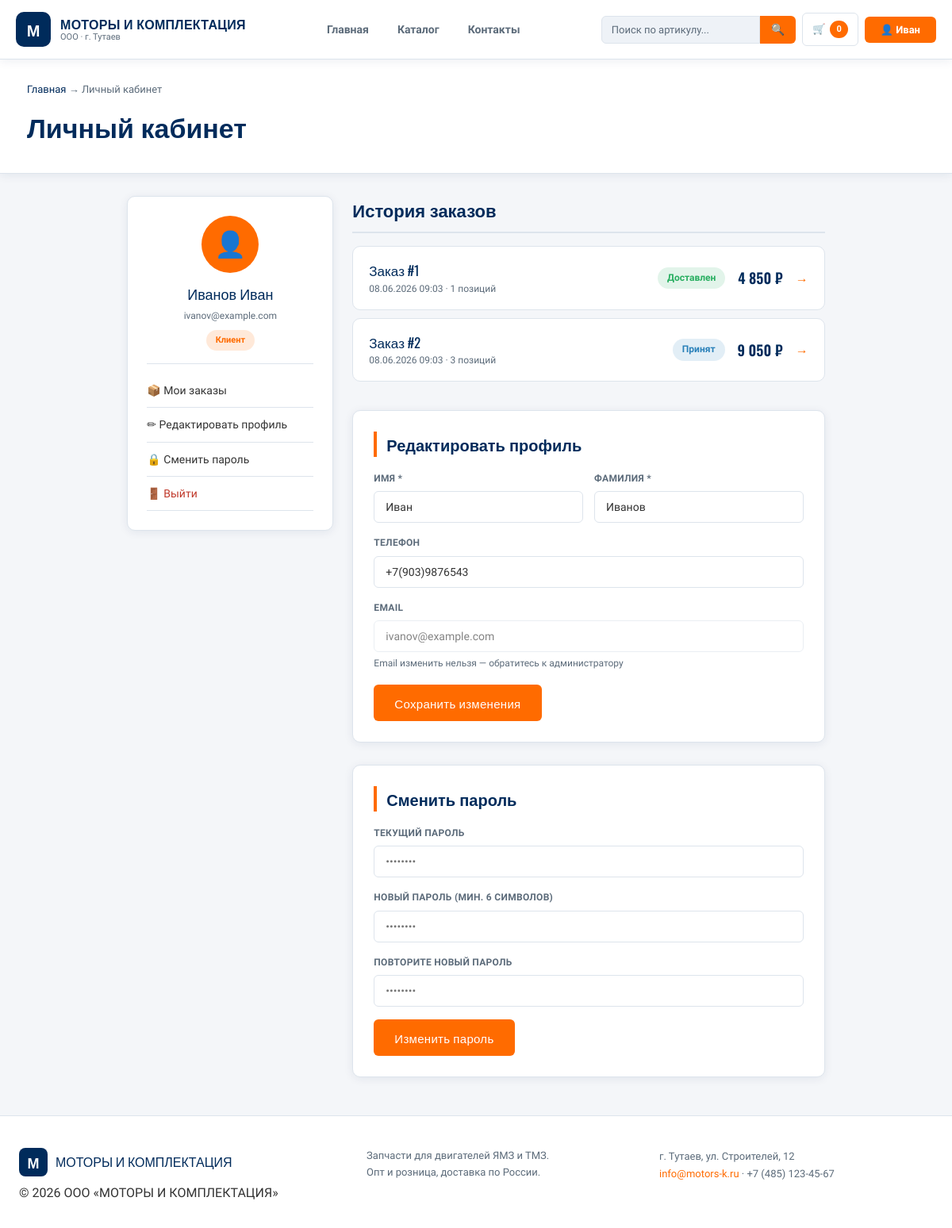
The app's page /account.php (signed in) with its own data.
### tables this page shows
CREATE TABLE `users` (
  `id`          INT UNSIGNED NOT NULL AUTO_INCREMENT,
  `role_id`     TINYINT UNSIGNED NOT NULL DEFAULT 2,
  `last_name`   VARCHAR(60)  NOT NULL,
  `first_name`  VARCHAR(60)  NOT NULL,
  `middle_name` VARCHAR(60)  DEFAULT NULL,
  `email`       VARCHAR(120) NOT NULL,
  `phone`       VARCHAR(20)  DEFAULT NULL,
  `password`    VARCHAR(255) NOT NULL,
  `is_active`   TINYINT(1) NOT NULL DEFAULT 1,
  `created_at`  DATETIME NOT NULL DEFAULT CURRENT_TIMESTAMP,
  `last_login`  DATETIME DEFAULT NULL,
  PRIMARY KEY (`id`),
  UNIQUE KEY `uq_email` (`email`),
  KEY `fk_users_role` (`role_id`),
  CONSTRAINT `fk_users_role` FOREIGN KEY (`role_id`) REFERENCES `roles`(`id`) ON UPDATE CASCADE
);

CREATE TABLE `orders` (
  `id`               INT UNSIGNED NOT NULL AUTO_INCREMENT,
  `user_id`          INT UNSIGNED NOT NULL,
  `employee_id`      INT UNSIGNED DEFAULT NULL,
  `status`           ENUM('new','accepted','assembling','shipped','delivered','cancelled') NOT NULL DEFAULT 'new',
  `total_amount`     DECIMAL(12,2) NOT NULL DEFAULT 0.00,
  `delivery_address` VARCHAR(300) DEFAULT NULL,
  `delivery_method`  ENUM('pickup','transport','courier') NOT NULL DEFAULT 'pickup',
  `payment_method`   ENUM('cash','card','bank_transfer') NOT NULL DEFAULT 'cash',
  `comment`          TEXT DEFAULT NULL,
  `created_at`       DATETIME NOT NULL DEFAULT CURRENT_TIMESTAMP,
  `updated_at`       DATETIME NOT NULL DEFAULT CURRENT_TIMESTAMP ON UPDATE CURRENT_TIMESTAMP,
  PRIMARY KEY (`id`),
  KEY `fk_order_user`     (`user_id`),
  KEY `fk_order_employee` (`employee_id`),
  KEY `idx_order_status`  (`status`),
  CONSTRAINT `fk_order_user`     FOREIGN KEY (`user_id`)     REFERENCES `users`(`id`) ON UPDATE CASCADE,
  CONSTRAINT `fk_order_employee` FOREIGN KEY (`employee_id`) REFERENCES `users`(`id`) ON UPDATE CASCADE ON DELETE SET NULL
);

### config.php (called while the page is built, shortened)
<?php
function e(string $s): string {
    return htmlspecialchars($s, ENT_QUOTES, 'UTF-8');
}
function asset(string $file): string {
    return BASE_URL . ltrim($file, '/') . '?v=' . ASSET_VER;
}
function fmtPrice(float $v): string {
    return number_format($v, 0, '.', ' ') . ' ₽';
}

### account.php (the view, shortened to what this page needs)
<?php
require_once __DIR__ . '/config.php';
$pdo    = getDB();
$userId = $_SESSION['user_id'];
$user = $pdo->prepare('SELECT * FROM users WHERE id=?');
$user->execute([$userId]);
$user = $user->fetch();
$orders = $pdo->prepare('
    SELECT o.id, o.status, o.total_amount, o.created_at,
           COUNT(oi.id) AS items_count
    FROM orders o LEFT JOIN order_items oi ON oi.order_id=o.id
    WHERE o.user_id=? GROUP BY o.id ORDER BY o.created_at DESC
');
$orders->execute([$userId]);
$orders = $orders->fetchAll();
$statusColors = ['new'=>'#e67e22','accepted'=>'#2980b9','assembling'=>'#8e44ad','shipped'=>'#16a085','delivered'=>'#27ae60','cancelled'=>'#c0392b'];
$statusLabels = ['new'=>'Новый','accepted'=>'Принят','assembling'=>'Комплектуется','shipped'=>'Отгружен','delivered'=>'Доставлен','cancelled'=>'Отменён'];
?><!DOCTYPE html>
<html lang="ru">
<head><meta charset="UTF-8"><meta name="viewport" content="width=device-width,initial-scale=1.0">
<link rel="stylesheet" href="<?= asset('style.css') ?>">
</head>
<body>
<?php include ROOT.'includes/header.php'; ?>
<div class="page-banner">
    <div class="container">
        <div class="breadcrumb"><a href="<?= BASE_URL ?>index.php">Главная</a> → <span>Личный кабинет</span></div>
        <h1>Личный кабинет</h1>
    </div>
</div>
<div class="container account-layout">
    <aside class="account-sidebar">
        <div class="account-avatar">👤</div>
        <div class="account-name"><?= e($user['last_name'].' '.$user['first_name']) ?></div>
        <div class="account-email"><?= e($user['email']) ?></div>
        <div class="account-role-badge">Клиент</div>
        <nav class="account-nav">
            <a href="#orders">📦 Мои заказы</a>
            <a href="#profile">✏ Редактировать профиль</a>
            <a href="#password">🔒 Сменить пароль</a>
            <a href="<?= BASE_URL ?>logout.php" style="color:var(--danger)">🚪 Выйти</a>
        </nav>
    </aside>
    <main>
        <div id="orders" style="margin-bottom:36px">
            <h2 style="font-family:var(--font-h);font-size:22px;color:var(--navy);margin-bottom:16px;padding-bottom:10px;border-bottom:2px solid var(--border)">
                История заказов
            </h2>
            <?php if (empty($orders)): ?>
            <div style="text-align:center;padding:40px;background:#fff;border-radius:8px;border:1px dashed var(--border)">
                <div style="font-size:44px;opacity:.3;margin-bottom:12px">📦</div>
                <p style="color:var(--muted);margin-bottom:16px">Заказов пока нет</p>
                <a href="<?= BASE_URL ?>catalog.php" class="btn-primary">Перейти в каталог</a>
            </div>
            <?php else: ?>
            <?php foreach ($orders as $o): $st=$o['status']; ?>
            <a href="<?= BASE_URL ?>order_view.php?id=<?= $o['id'] ?>" class="order-row" style="display:flex">
                <div style="flex:1">
                    <div class="order-num">Заказ #<?= $o['id'] ?></div>
                    <div class="order-date"><?= date('d.m.Y H:i',strtotime($o['created_at'])) ?> · <?= $o['items_count'] ?> позиций</div>
                </div>
                <div style="display:flex;align-items:center;gap:16px">
                    <span class="status-badge" style="background:<?= $statusColors[$st]??'#666' ?>22;color:<?= $statusColors[$st]??'#666' ?>">
                        <?= $statusLabels[$st]??$st ?>
                    </span>
                    <span style="font-family:var(--font-h);font-size:18px;font-weight:600;color:var(--navy)"><?= fmtPrice($o['total_amount']) ?></span>
                    <span style="color:var(--orange)">→</span>
                </div>
            </a>
            <?php endforeach; ?>
            <?php endif; ?>
        </div>
        <div id="profile" style="margin-bottom:28px">
            <div class="checkout-form-card">
                <h2>Редактировать профиль</h2>
                <form method="POST">
                    <div class="form-row-2">
                        <div class="form-group">
                            <label>Имя *</label>
                            <input type="text" name="first_name" class="form-input" value="<?= e($user['first_name']) ?>" required>
                        </div>
                        <div class="form-group">
                            <label>Фамилия *</label>
                            <input type="text" name="last_name" class="form-input" value="<?= e($user['last_name']) ?>" required>
                        </div>
                    </div>
                    <div class="form-group">
                        <label>Телефон</label>
                        <input type="tel" name="phone" class="form-input" value="<?= e($user['phone']??'') ?>" placeholder="+7 (___) ___-__-__">
                    </div>
                    <div class="form-group">
                        <label>Email</label>
                        <input type="text" class="form-input" value="<?= e($user['email']) ?>" disabled style="opacity:.6">
                        <small style="color:var(--muted);font-size:12px">Email изменить нельзя — обратитесь к администратору</small>
                    </div>
                    <button type="submit" class="btn-primary">Сохранить изменения</button>
                </form>
            </div>
        </div>
        <div id="password">
            <div class="checkout-form-card">
                <h2>Сменить пароль</h2>
                <form method="POST">
                    <div class="form-group">
                        <label>Текущий пароль</label>
                        <input type="password" name="old_password" class="form-input" placeholder="••••••••" required>
                    </div>
                    <div class="form-group">
                        <label>Новый пароль (мин. 6 символов)</label>
                        <input type="password" name="new_password" class="form-input" placeholder="••••••••" required>
                    </div>
                    <div class="form-group">
                        <label>Повторите новый пароль</label>
                        <input type="password" name="new_password2" class="form-input" placeholder="••••••••" required>
                    </div>
                    <button type="submit" class="btn-primary">Изменить пароль</button>
                </form>
            </div>
        </div>
    </main>
</div>
<?php include ROOT.'includes/footer.php'; ?>
</body></html>

### style.css (style rules this page uses)
*,*::before,*::after { margin:0;padding:0;box-sizing:border-box }
:root { --navy:#002B5B; --navy-light:#003d7a; --orange:#FF6B00; --orange-h:#e55f00; --bg:#F4F6F9; --bg-header:#ffffff; --surface:#ffffff; --surface-2:#eef2f7; --text:#333333; --text-h:#002B5B; --muted:#5c6b7a; --white:#fff; --border:#dde4ec; --success:#1a8f55; --danger:#c0392b; --font-h:'Oswald',sans-serif; --font-b:'Source Sans 3',sans-serif; --shadow:0 2px 12px rgba(0,43,91,.08); --shadow-h:0 8px 28px rgba(0,43,91,.12); --radius:10px; --radius-sm:6px; }
body { font-family:var(--font-b);background:var(--bg);color:var(--text);font-size:16px;line-height:1.6;display:flex;flex-direction:column;min-height:100vh }
main,section,div.container { flex:1 }
a { color:inherit;text-decoration:none }
.container { max-width:1180px;margin:0 auto;padding:0 24px }
.btn-primary { background:var(--orange);color:#fff;padding:12px 26px;border-radius:var(--radius-sm);font-family:var(--font-h);font-size:15px;font-weight:500;letter-spacing:.3px;border:none;cursor:pointer;display:inline-block;text-align:center;transition:background .2s,transform .15s }
.page-banner { background:var(--surface);color:var(--navy);padding:28px 0 32px;border-bottom:1px solid var(--border);box-shadow:var(--shadow) }
.page-banner .container { position:relative }
.page-banner h1 { font-family:var(--font-h);font-size:34px;font-weight:600;margin-top:8px;color:var(--navy) }
.breadcrumb { font-size:13px;color:var(--muted) }
.breadcrumb a { color:var(--navy) }
.checkout-form-card { background:var(--surface);border:1px solid var(--border);border-radius:var(--radius);padding:26px;box-shadow:var(--shadow) }
.checkout-form-card h2 { font-family:var(--font-h);font-size:20px;color:var(--text-h);margin-bottom:18px;padding-left:12px;border-left:4px solid var(--orange) }
.form-group { margin-bottom:16px }
.form-group label { display:block;font-size:12px;font-weight:600;color:var(--muted);margin-bottom:6px;text-transform:uppercase;letter-spacing:.3px }
.form-input { width:100%;padding:11px 14px;border:1px solid var(--border);border-radius:var(--radius-sm);font-family:var(--font-b);font-size:14px;outline:none;background:#fff;color:var(--text) }
.form-row-2 { display:grid;grid-template-columns:1fr 1fr;gap:14px }
.account-layout { display:grid;grid-template-columns:260px 1fr;gap:24px;padding:28px 0 48px;align-items:start }
.account-sidebar { background:var(--surface);border:1px solid var(--border);border-radius:var(--radius);padding:24px;text-align:center;box-shadow:var(--shadow) }
.account-avatar { width:72px;height:72px;background:var(--orange);border-radius:50%;display:flex;align-items:center;justify-content:center;font-size:32px;color:#fff;margin:0 auto 12px }
.account-name { font-family:var(--font-h);font-size:18px;color:var(--text-h) }
.account-email { font-size:12px;color:var(--muted);margin-top:4px }
.account-role-badge { display:inline-block;margin-top:8px;background:rgba(255,107,0,.15);color:var(--orange);padding:4px 12px;border-radius:20px;font-size:11px;font-weight:600 }
.account-nav { border-top:1px solid var(--border);margin-top:16px;padding-top:12px;text-align:left }
.account-nav a { display:block;padding:10px 0;font-size:14px;border-bottom:1px solid var(--border);color:var(--text) }
.order-row { background:var(--surface);border:1px solid var(--border);border-radius:var(--radius);padding:16px 20px;margin-bottom:10px;display:flex;align-items:center;justify-content:space-between;flex-wrap:wrap;gap:10px }
.order-num { font-family:var(--font-h);font-size:17px;color:var(--text-h) }
.order-date { font-size:12px;color:var(--muted) }
.status-badge { display:inline-block;padding:4px 12px;border-radius:20px;font-size:12px;font-weight:700 }

### records on screen
users: last_name+first_name "Иванов Иван", email "ivanov@example.com", first_name "Иван", last_name "Иванов", phone "+7(903)9876543"
orders: id "1", created_at "08.06.2026 09:03", items_count "1", status "Доставлен", total_amount "4 850 ₽"
orders: id "2", created_at "08.06.2026 09:03", items_count "3", status "Принят", total_amount "9 050 ₽"

### other values on screen
$cartQty "0"
$_SESSION['user']['first_name'] "Иван"
